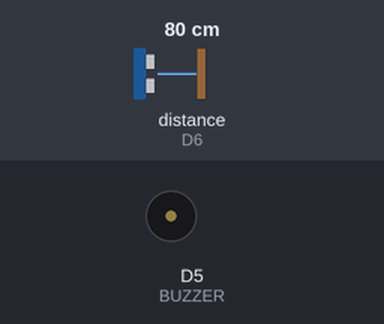
The sketch below on a simulated ESP8266 (NodeMCU). On the bench: buzzer (waves = sounding, pin HIGH). Wiring (inferred from the names in the program): ultrasonic range finder: trigger D7; echo D6. The inputs (shaded band) are chosen by the test bench; at power-on: distance to the obstacle (sensor on D6) 80 cm. The echo pulse lasts 58.3 µs per cm; pins used as bus, display or sensor lines are not drawn; what the sketch prints to the serial monitor is not drawn.

Above: at 0.1 s.
At 0.6 s:
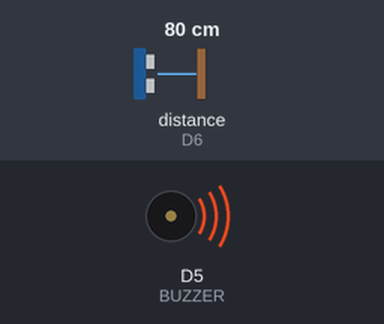
Timing chart, 0 to 2.1 s (numbered marks = the images above):
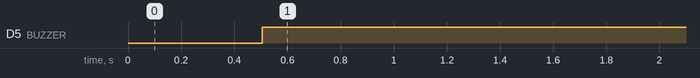

Measured:
- by itself, D5 (BUZZER): LOW → HIGH at 0.51 s

The sketch:

sketch_apr8a.ino
```cpp
#include <ESP8266WiFi.h>
WiFiClient client;
WiFiServer server(80);
#define trigpin D7
#define echopin D6


#define BUZZER D5
  int duration, distance;
void setup() {
  Serial.begin(9600);
   WiFi.softAP("vigyanics", "123456789");
  Serial.println();
  Serial.println("vigyanics Started!");
  Serial.println(WiFi.softAPIP());
  server.begin();

  pinMode(trigpin, OUTPUT);
pinMode(echopin, INPUT);

  pinMode(BUZZER, OUTPUT);


  digitalWrite(BUZZER, LOW);

}
void loop() {
  digitalWrite(trigpin, LOW);
delayMicroseconds(5);
digitalWrite(trigpin, HIGH);
delayMicroseconds(15);
digitalWrite(trigpin, LOW);
pinMode(echopin, INPUT);
duration = pulseIn(echopin,HIGH);

distance = ( duration / 2) / 29.1;
Serial.println("cm:");
Serial.println(distance);
 WiFiClient client = server.available();

  client.println("HTTP/1.1 200 OK");
  client.println("Content-Type: text/html");
  client.println("Connection: close");  // the connection will be closed after completion of the response
  client.println("Refresh: 5");  // update the page after 10 sec
  client.println();

  client.println("<!DOCTYPE HTML>");
  client.println("<html>");
  client.println("<h1 align=center>IOT BASED CAR ANTI-THEFT SYSTEM</h1><br><br>");

client.print("</p>");
client.println("</html>");

//delay(500);


 delay(500);
if (distance >5)
{
  digitalWrite(BUZZER,HIGH);
  delay(200);
  client.print("</p>");
client.println("</html>");
client.print("<p style='text-align: center;'><span style='color: #FF0000;'><strong style='font-size: large;'>car theft ");
}
else
{
  digitalWrite(BUZZER,LOW);
  client.print("</p>");
  client.println("</html>");
  client.print("<p style='text-align: center;'><span style='color: #0000ff;'><strong style='font-size: large;'>car normal");
}

   }
```
